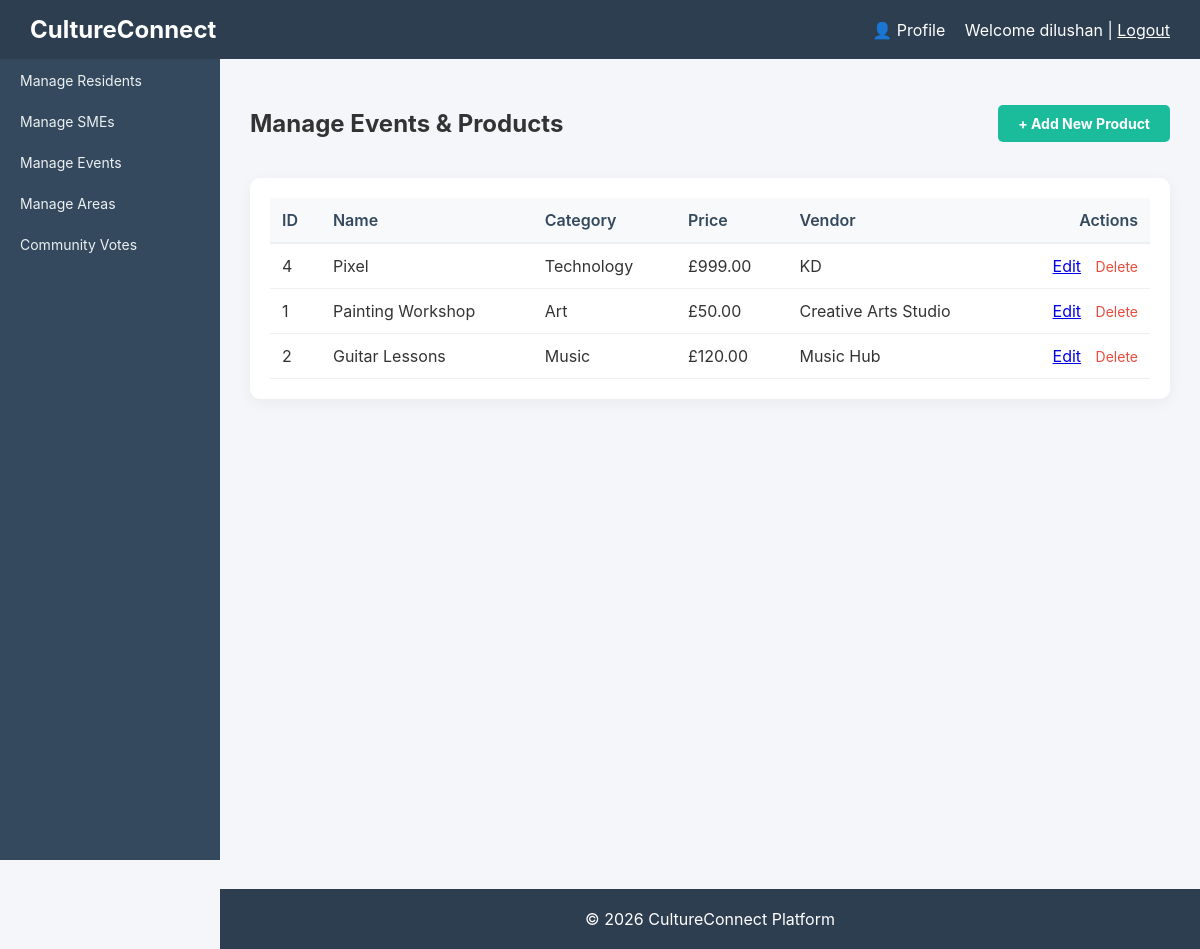
The app's page /events (signed in) with its own data.
### tables this page shows
CREATE TABLE `products` (
  `id` int(11) NOT NULL,
  `sme_id` int(11) DEFAULT NULL,
  `name` varchar(150) DEFAULT NULL,
  `description` text DEFAULT NULL,
  `category` varchar(100) DEFAULT NULL,
  `price_category` enum('Affordable','Moderate','Premium') DEFAULT NULL,
  `price` decimal(10,2) DEFAULT NULL,
  `availability` tinyint(1) DEFAULT 1,
  `created_at` timestamp NOT NULL DEFAULT current_timestamp()
);

CREATE TABLE `smes` (
  `id` int(11) NOT NULL,
  `business_name` varchar(150) DEFAULT NULL,
  `contact_email` varchar(100) DEFAULT NULL,
  `phone` varchar(20) DEFAULT NULL,
  `portfolio_link` varchar(255) DEFAULT NULL,
  `created_at` timestamp NOT NULL DEFAULT current_timestamp()
);

### controllers/ProductController.php (called while the page is built, shortened)
<?php
require_once $_SERVER['DOCUMENT_ROOT'] . '/cultureconnect/models/Product.php';
class ProductController {
    public function list() {
        $productModel = new Product();
        $sme_id = ($_SESSION['role'] === 'sme') ? $_SESSION['sme_id'] : null;
        $stmt = $productModel->readAll($sme_id);
        $products = [];
        while ($row = $stmt->fetch(PDO::FETCH_ASSOC)) {
            $products[] = $row;
        }
        require $_SERVER['DOCUMENT_ROOT'] . '/cultureconnect/views/admin/events.php';
    }
}
?>

### index.php (called while the page is built)
<?php
    require_once 'router.php';
?>

### models/Product.php (called while the page is built, shortened)
<?php
require_once $_SERVER['DOCUMENT_ROOT'] . '/cultureconnect/config/database.php';
class Product {
    private $conn;
    private $table_name = "products";
    public function __construct() {
        $database = new Database();
        $this->conn = $database->getConnection();
    }
    public function readAll($sme_id = null) {
        $query = "SELECT p.*, s.business_name FROM " . $this->table_name . " p
                  LEFT JOIN smes s ON p.sme_id = s.id";
        $query .= " ORDER BY p.created_at DESC";
        $stmt = $this->conn->prepare($query);
        $stmt->execute();
        return $stmt;
    }
}
?>

### config/database.php (called while the page is built, shortened)
<?php
class Database {
    private $host = "localhost";
    private $db_name = "cultureconnect";
    private $username = "root";
    private $password = "";
    public function getConnection() {
        $this->conn = null;
        try {
            $this->conn = new PDO(
                "mysql:host=" . $this->host . ";dbname=" . $this->db_name,
                $this->username,
                $this->password
            );
            $this->conn->setAttribute(PDO::ATTR_ERRMODE, PDO::ERRMODE_EXCEPTION);
        } catch(PDOException $exception) {
            echo "Connection error: " . $exception->getMessage();
        }
        return $this->conn;
    }
}

### views/admin/events.php (the view)
<?php include($_SERVER['DOCUMENT_ROOT'] . '/cultureconnect/views/layouts/header.php'); ?>
<div class="content">
    <div class="flex-between mb-20">
        <h2>Manage Events & Products</h2>
        <a href="/cultureconnect/products/add" class="btn btn-success">+ Add New Product</a>
    </div>
    <div class="activity">
        <table>
            <thead>
                <tr>
                    <th>ID</th>
                    <th>Name</th>
                    <th>Category</th>
                    <th>Price</th>
                    <th>Vendor</th>
                    <th class="text-right">Actions</th>
                </tr>
            </thead>
            <tbody>
                <?php if(count($products) > 0): ?>
                    <?php foreach($products as $p): ?>
                        <tr>
                            <td><?php echo htmlspecialchars($p['id']); ?></td>
                            <td><?php echo htmlspecialchars($p['name']); ?></td>
                            <td><?php echo htmlspecialchars($p['category']); ?></td>
                            <td>£<?php echo htmlspecialchars(number_format($p['price'], 2)); ?></td>
                            <td><?php echo htmlspecialchars($p['business_name'] ?? 'Vendor'); ?></td>
                            <td class="text-right">
                                <a href="/cultureconnect/products/edit?id=<?php echo htmlspecialchars($p['id']); ?>" class="btn-link mr-10">Edit</a>
                                <a href="/cultureconnect/products/delete?id=<?php echo htmlspecialchars($p['id']); ?>" class="btn-link-danger" onclick="return confirm('Are you sure you want to delete this product?');">Delete</a>
                            </td>
                        </tr>
                    <?php endforeach; ?>
                <?php else: ?>
                    <tr>
                        <td colspan="6" class="text-center text-muted">No products found.</td>
                    </tr>
                <?php endif; ?>
            </tbody>
        </table>
    </div>
</div>
<?php include($_SERVER['DOCUMENT_ROOT'] . '/cultureconnect/views/layouts/footer.php'); ?>

### assets/css/style.css (style rules this page uses)
body { margin: 0; font-family: 'Inter', Arial, Helvetica, sans-serif; background: #f4f6f9; color: #333; }
.content { margin-left: 220px; padding: 30px; min-height: calc(100vh - 60px); }
.btn { display: inline-block; padding: 10px 20px; border-radius: 5px; text-decoration: none; font-weight: bold; cursor: pointer; border: none; transition: background 0.3s; font-size: 14px; text-align: center; }
.btn-success { background: #1abc9c; color: white; }
.btn-link-danger { color: #e74c3c; text-decoration: none; font-size: 14px; }
.mr-10 { margin-right: 10px; }
.activity { background: white; padding: 20px; border-radius: 10px; box-shadow: 0 4px 15px rgba(0,0,0,0.05); }
table { width: 100%; border-collapse: collapse; }
th { text-align: left; padding: 12px; background: #f8f9fa; color: #34495e; font-weight: 600; border-bottom: 2px solid #ecf0f1; }
td { padding: 12px; border-bottom: 1px solid #ecf0f1; vertical-align: middle; }
.text-right { text-align: right; }
.mb-20 { margin-bottom: 20px; }
.flex-between { display: flex; justify-content: space-between; align-items: center; }

### records on screen
products: id "4", name "Pixel", category "Technology", price "999.00", sme.business_name "KD"
products: id "1", name "Painting Workshop", category "Art", price "50.00", sme.business_name "Creative Arts Studio"
products: id "2", name "Guitar Lessons", category "Music", price "120.00", sme.business_name "Music Hub"

### other values on screen
$_SESSION['username'] "dilushan"
